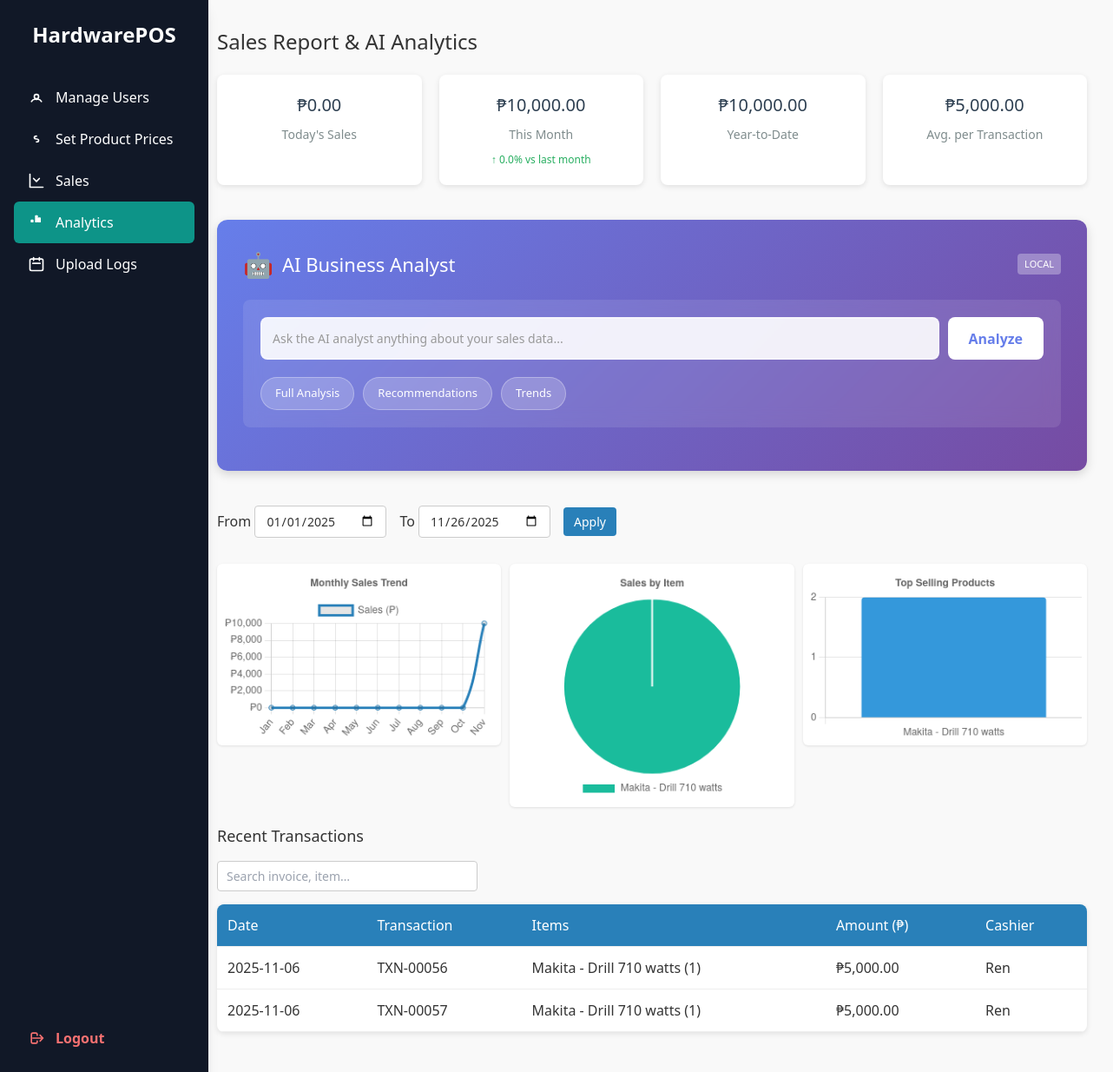
Page /admin/analytics.php (signed in) on the earlier database version.
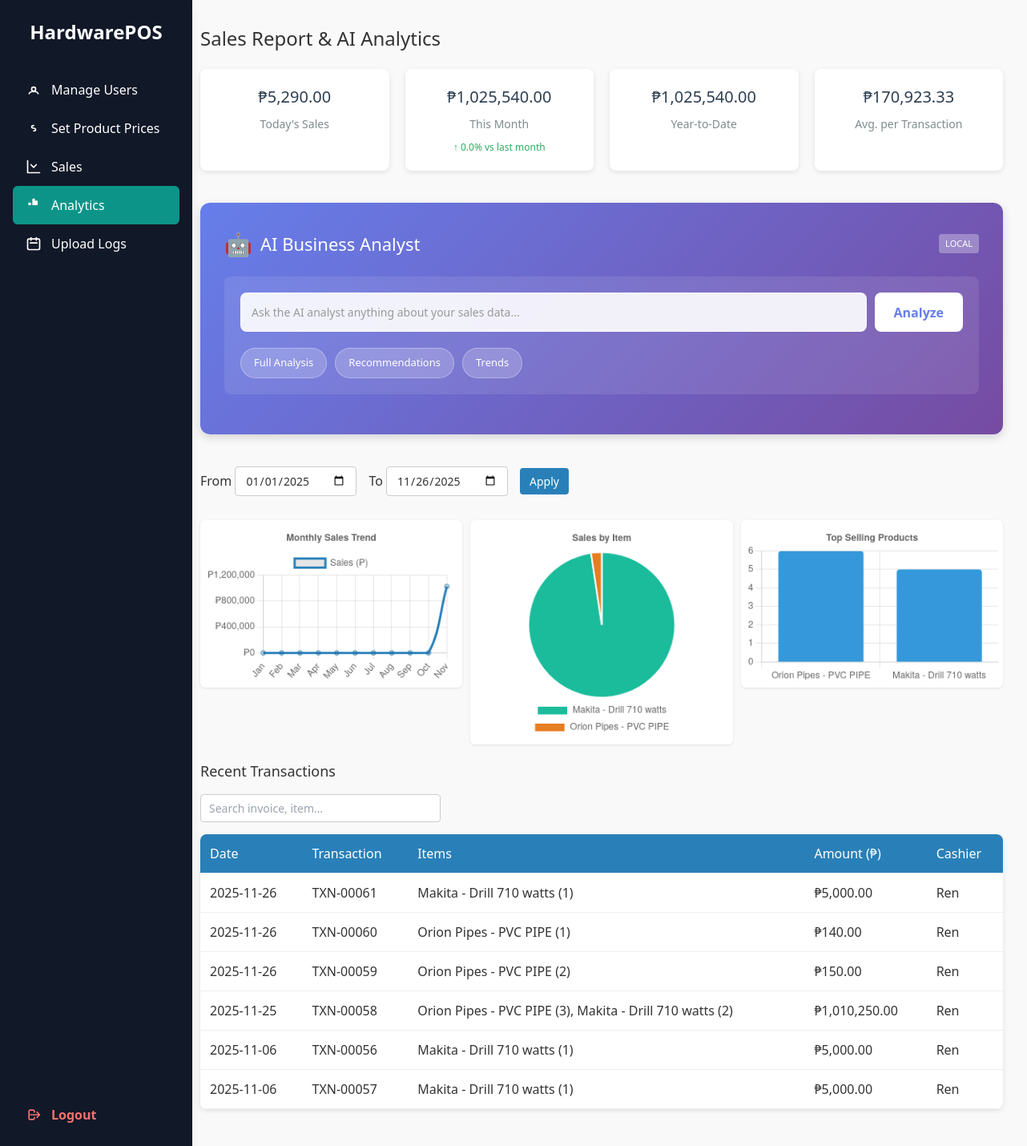
Same page on the later database version.
### tables this page shows
CREATE TABLE `inventory_logs` (
  `id` int(11) NOT NULL,
  `user_id` int(11) NOT NULL,
  `sale_date` datetime NOT NULL DEFAULT current_timestamp(),
  `total_amount` decimal(10,2) NOT NULL
);

CREATE TABLE `users` (
  `id` int(11) NOT NULL,
  `username` varchar(50) NOT NULL,
  `password` varchar(255) NOT NULL,
  `user_type` enum('admin','staff','cashier','procurement') NOT NULL,
  `created_at` timestamp NOT NULL DEFAULT current_timestamp()
);

### admin/analytics.php (the view, shortened to what the changed rows need)
<?php
require_once '../db.php';
$from_date = isset($_GET['from']) ? $_GET['from'] : date('Y-01-01');
$to_date = isset($_GET['to']) ? $_GET['to'] : date('Y-m-d');
$today_sales_query = "SELECT COALESCE(SUM(total_amount), 0) as today_sales FROM inventory_logs WHERE DATE(sale_date) = CURDATE()";
$today_sales = $pdo->query($today_sales_query)->fetch()['today_sales'];
$this_month_query = "SELECT COALESCE(SUM(total_amount), 0) as month_sales FROM inventory_logs WHERE YEAR(sale_date) = YEAR(CURDATE()) AND MONTH(sale_date) = MONTH(CURDATE())";
$this_month_sales = $pdo->query($this_month_query)->fetch()['month_sales'];
$growth = 0;
$ytd_query = "SELECT COALESCE(SUM(total_amount), 0) as ytd_sales FROM inventory_logs WHERE YEAR(sale_date) = YEAR(CURDATE())";
$ytd_sales = $pdo->query($ytd_query)->fetch()['ytd_sales'];
$avg_transaction_query = "SELECT COALESCE(AVG(total_amount), 0) as avg_transaction FROM inventory_logs WHERE sale_date BETWEEN ? AND ?";
$avg_transaction_stmt = $pdo->prepare($avg_transaction_query);
$avg_transaction_stmt->execute([$from_date, $to_date . ' 23:59:59']);
$avg_transaction = $avg_transaction_stmt->fetch()['avg_transaction'];
$recent_transactions_query = "SELECT s.sale_date, s.id as sale_id, s.total_amount, u.username as cashier, GROUP_CONCAT(CONCAT(i.brand, ' - ', i.name, ' (', si.quantity, ')') SEPARATOR ', ') as items FROM inventory_logs s JOIN users u ON s.user_id = u.id LEFT JOIN inventory_log_items si ON s.id = si.sale_id LEFT JOIN inventory i ON si.inventory_id = i.id WHERE s.sale_date BETWEEN ? AND ? GROUP BY s.id, s.sale_date, s.total_amount, u.username ORDER BY s.sale_date DESC LIMIT 10";
$recent_transactions_stmt = $pdo->prepare($recent_transactions_query);
$recent_transactions_stmt->execute([$from_date, $to_date . ' 23:59:59']);
$recent_transactions = $recent_transactions_stmt->fetchAll();
?>
<!DOCTYPE html>
<html lang="en">
<head>
</head>
<body>
  <?php include 'includes/sidebar.php'; ?>
  <div class="content">
    <h2 class="page-title">Sales Report & AI Analytics</h2>
    <div class="summary">
      <div class="card">
        <h3>₱<?php echo number_format($today_sales, 2); ?></h3>
        <p>Today's Sales</p>
      </div>
      <div class="card">
        <h3>₱<?php echo number_format($this_month_sales, 2); ?></h3>
        <p>This Month</p>
        <p class="growth <?php echo $growth >= 0 ? 'positive' : 'negative'; ?>">
          <?php echo $growth >= 0 ? '↑' : '↓'; ?> <?php echo number_format(abs($growth), 1); ?>% vs last month
        </p>
      </div>
      <div class="card">
        <h3>₱<?php echo number_format($ytd_sales, 2); ?></h3>
        <p>Year‑to‑Date</p>
      </div>
      <div class="card">
        <h3>₱<?php echo number_format($avg_transaction, 2); ?></h3>
        <p>Avg. per Transaction</p>
      </div>
    </div>
    <div class="charts">
      <div class="chart-wrapper">
        <canvas id="monthlyLineChart" height="200"></canvas>
      </div>
      <div class="chart-wrapper">
        <canvas id="categoryPieChart" height="200"></canvas>
      </div>
      <div class="chart-wrapper">
        <canvas id="topProductsBar" height="200"></canvas>
      </div>
    </div>
    <div class="section transactions">
      <table>
        <thead>
          <tr>
            <th>Date</th>
            <th>Transaction</th>
            <th>Items</th>
            <th>Amount (₱)</th>
            <th>Cashier</th>
          </tr>
        </thead>
        <tbody>
          <?php if (empty($recent_transactions)): ?>
            <tr><td colspan="5" style="text-align: center; color: #7f8c8d;">No transactions found</td></tr>
          <?php else: ?>
            <?php foreach ($recent_transactions as $transaction): ?>
              <tr>
                <td><?php echo date('Y-m-d', strtotime($transaction['sale_date'])); ?></td>
                <td>TXN-<?php echo str_pad($transaction['sale_id'], 5, '0', STR_PAD_LEFT); ?></td>
                <td><?php echo htmlspecialchars($transaction['items'] ?: 'No items'); ?></td>
                <td>₱<?php echo number_format($transaction['total_amount'], 2); ?></td>
                <td><?php echo htmlspecialchars($transaction['cashier']); ?></td>
              </tr>
            <?php endforeach; ?>
          <?php endif; ?>
        </tbody>
      </table>
    </div>
  </div>
</body>
</html>

Differences in the rows shown:
added inventory_logs: sale_date "2025-11-26", id "00061", items "Makita - Drill 710 watts (1)", total_amount "5,000.00", user.username "Ren"
added inventory_logs: sale_date "2025-11-26", id "00060", items "Orion Pipes - PVC PIPE (1)", total_amount "140.00", user.username "Ren"
added inventory_logs: sale_date "2025-11-26", id "00059", items "Orion Pipes - PVC PIPE (2)", total_amount "150.00", user.username "Ren"
added inventory_logs: sale_date "2025-11-25", id "00058", items "Orion Pipes - PVC PIPE (3), Makita - Drill 710 watts (2)", total_amount "1,010,250.00", user.username "Ren"
Other differences:
$today_sales: "0.00" → "5,290.00"
$this_month_sales: "10,000.00" → "1,025,540.00"
$ytd_sales: "10,000.00" → "1,025,540.00"
$avg_transaction: "5,000.00" → "170,923.33"
chart data {{ json_encode($monthly_data) }}: [{"month":11,"month_name":"November","total_sales":"10000.00"}] → [{"month":11,"month_name":"November","total_sales":"1025540.00"}]
chart data {{ json_encode($category_data) }}: [{"name":"Drill 710 watts","brand":"Makita","total_sales":"10000.00"}] → [{"name":"Drill 710 watts","brand":"Makita","total_sales":"25000.00"},{"name":"PVC PIPE","brand":"Orion Pipes","total_sales":"600.00"}]
chart data {{ json_encode($top_products) }}: [{"name":"Drill 710 watts","brand":"Makita","total_quantity":"2"}] → [{"name":"PVC PIPE","brand":"Orion Pipes","total_quantity":"6"},{"name":"Drill 710 watts","brand":"Makita","total_quantity":"5"}]
